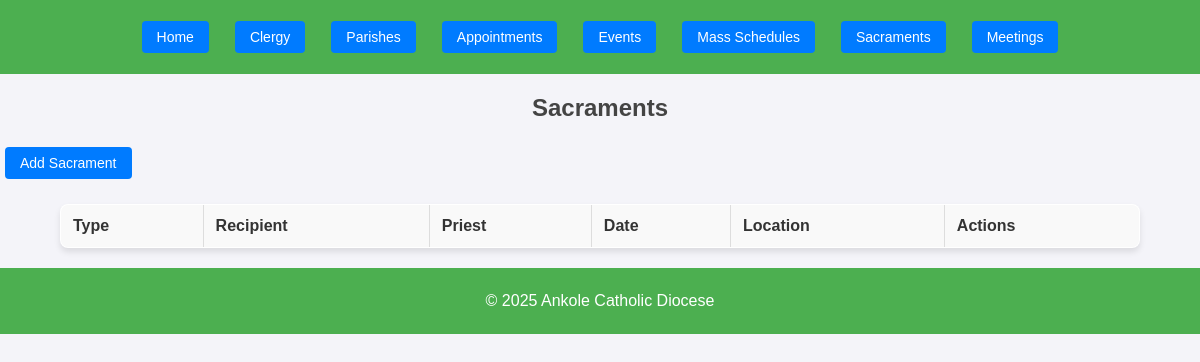
The app's page /sacraments/, older data.
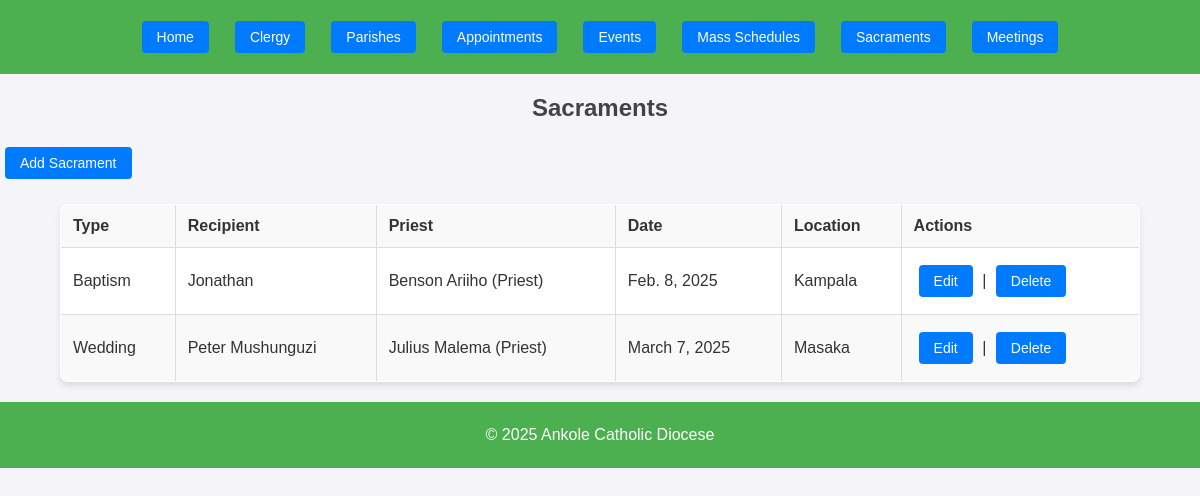
The same page, newer data.
### core/models.py (models this page shows)
class Sacrament(models.Model):
    sacrament_id = models.AutoField(primary_key=True)
    sacrament_type = models.CharField(max_length=100)
    recipient_name = models.CharField(max_length=200)
    priest = models.ForeignKey(Clergy, on_delete=models.CASCADE)
    sacrament_date = models.DateField()
    sacrament_location = models.CharField(max_length=300)
    timestamp = models.DateTimeField(auto_now_add=True)

class Clergy(models.Model):
    clergy_id = models.AutoField(primary_key=True)
    first_name = models.CharField(max_length=50)
    last_name = models.CharField(max_length=50)
    date_of_birth = models.DateField()
    date_of_ordination = models.DateField()
    parish_assigned = models.CharField(max_length=100)
    role = models.CharField(max_length=50)
    contact_number = models.CharField(max_length=15)
    email = models.EmailField()
    address = models.TextField()
    photo = models.ImageField(upload_to='clergy_photos/', null=True, blank=True)
    timestamp = models.DateTimeField(auto_now_add=True)
    def __str__(self):
        return f"{self.first_name} {self.last_name} ({self.role})"

### core/views.py (the view)
# urls.py: path('sacraments/', list_sacraments, name='list_sacraments'),
def list_sacraments(request):
    sacraments = Sacrament.objects.all()
    return render(request, 'core/sacrament/list.html', {'sacraments': sacraments})

### core/templates/core/sacrament/list.html (shortened to what this page needs)
{% extends 'core/base.html' %}
{% block content %}
<h2>Sacraments</h2>
<a href="{% url 'add_sacrament' %}">Add Sacrament</a>
<table border="1">
    <tr>
        <th>Type</th>
        <th>Recipient</th>
        <th>Priest</th>
        <th>Date</th>
        <th>Location</th>
        <th>Actions</th>
    </tr>
    {% for sacrament in sacraments %}
    <tr>
        <td>{{ sacrament.sacrament_type }}</td>
        <td>{{ sacrament.recipient_name }}</td>
        <td>{{ sacrament.priest }}</td>
        <td>{{ sacrament.sacrament_date }}</td>
        <td>{{ sacrament.sacrament_location }}</td>
        <td>
            <a href="{% url 'edit_sacrament' sacrament.sacrament_id %}">Edit</a> |
            <a href="{% url 'delete_sacrament' sacrament.sacrament_id %}" onclick="return confirm('Are you sure you want to delete this sacrament?')">Delete</a>
        </td>
    </tr>
    {% endfor %}
</table>
{% endblock %}

Row changes from the older to the newer data that the page shows:
added Sacrament: sacrament_type "Baptism", recipient_name "Jonathan", priest "Benson Ariiho (Priest)", sacrament_date "Feb. 8, 2025", sacrament_location "Kampala"
added Sacrament: sacrament_type "Wedding", recipient_name "Peter Mushunguzi", priest "Julius Malema (Priest)", sacrament_date "March 7, 2025", sacrament_location "Masaka"
